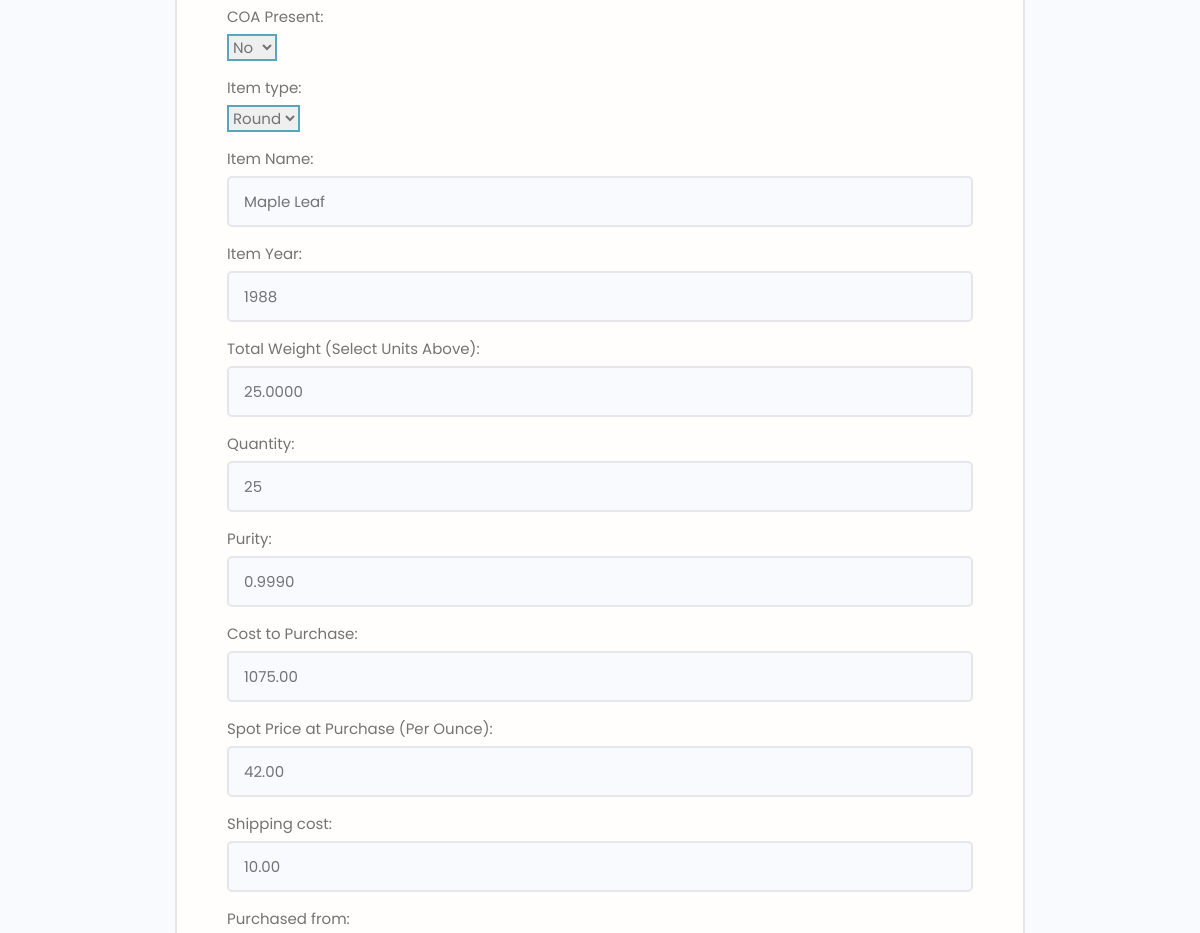
Page /edit/silver/7ef86635-24b1-40c2-83f4-199e7ce0bbde/ (signed in, middle part) on the earlier database version.
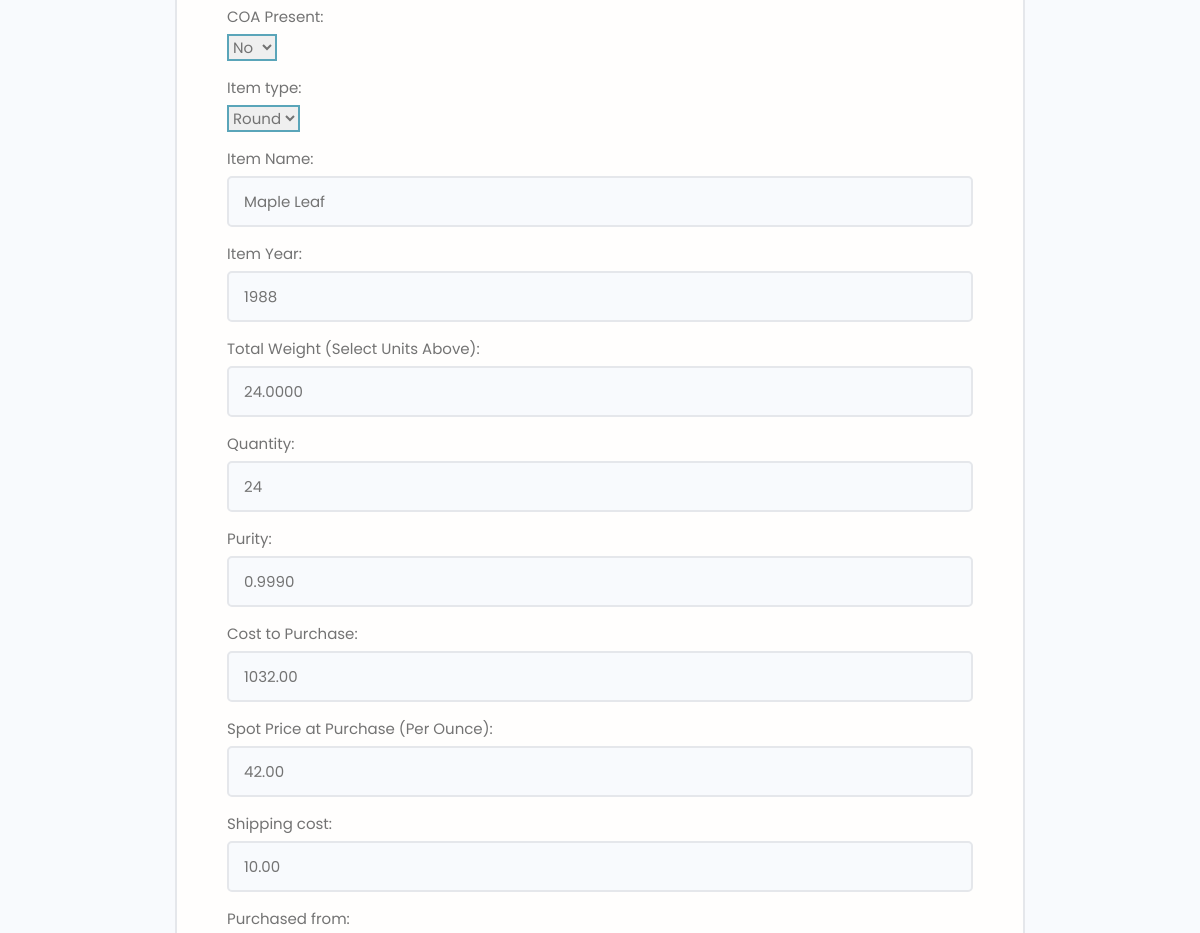
Same page on the later database version.
### tracker/models.py (models this page shows, shortened)
class Silver(models.Model):
    METAL_TYPES = (
        ('gold', 'Gold'),
        ('silver', 'Silver'),
        ('platinum', 'Platinum'),
    )
    BAR_ROUND_MISC = (
        ('bar', 'Bar'),
        ('round', 'Round'),
        ('misc', 'Misc'),
    )
    UNIT_CHOICES = [
        ('GRAMS', 'Grams'),
        ('TROY_OUNCES', 'Troy Ounces'),
    ]
    COA_PRESENT = [
        ('yes', 'Yes'),
        ('no', 'No'),
    ]
    owner = models.ForeignKey(Profile, on_delete=models.CASCADE, default=None, null=True, blank=True, unique=False)
    metal_type = models.CharField(max_length=100, choices=METAL_TYPES, default='')
    item_type = models.CharField(max_length=100, choices=BAR_ROUND_MISC, default='round')
    coa_present = models.CharField(max_length=100, choices=COA_PRESENT, default='no')
    item_year =models.PositiveIntegerField(null=True, blank=True, default=None)
    item_name = models.CharField(max_length=100)
    item_about = models.TextField(max_length=500, null=True, blank=True, default="")
    featured_image = models.ImageField(default='images/silver_avatar.jpg', null=True, blank=True)
    purity = models.DecimalField(max_digits=15, decimal_places=4, null=True, blank=True)
    quantity = models.IntegerField()
    weight_troy_oz = models.DecimalField(max_digits=30, decimal_places=4)
    weight_grams = models.DecimalField(max_digits=30, decimal_places=4, default=0.00)
    cost_to_purchase = models.DecimalField(max_digits=20, decimal_places=2)
    spot_at_purchase = models.DecimalField(max_digits=20, decimal_places=2, null=True, blank=True, default=None)
    premium = models.DecimalField(max_digits=20, decimal_places=2, null=True, blank=True, default=0.00)
    shipping_cost = models.DecimalField(max_digits=15, decimal_places=2, null=True, blank=True)
    purchased_from = models.CharField(max_length=100)
    created = models.DateTimeField(auto_now_add=True)
    cost_per_unit = models.DecimalField(max_digits=20, decimal_places=2, null=True, blank=True, default=0.00)
    total_cost_per_unit = models.DecimalField(max_digits=20, decimal_places=2, null=True, blank=True, default=0.00)
    weight_per_unit = models.DecimalField(max_digits=20, decimal_places=4, default=0.00)
    initial_weight_unit = models.CharField(max_length=50, choices=UNIT_CHOICES, default='TROY_OUNCES')
    id = models.UUIDField(default=uuid.uuid4, primary_key=True, editable=False)
    class Meta:
        verbose_name_plural = "Silver"

### tracker/views.py (the view)
# urls.py: path('edit/<str:metal_type>/<uuid:pk>/', views.editPage, name='editPage'),
@login_required(login_url='login-user')
def editPage(request, metal_type, pk):
    metal_model = None
    form_class = None
    if metal_type == 'gold':
        metal_model = None
    form_class = None
    if metal_type == 'gold':
        metal_model = Gold
        form_class = GoldForm
    elif metal_type == 'silver':
        metal_model = Silver
        form_class = SilverForm
    elif metal_type == 'platinum':
        metal_model = Platinum
        form_class = PlatinumForm
    else:
        return HttpResponseServerError("Invalid metal type provided.")
    item = get_object_or_404(metal_model, pk=pk)
    initial_weight_unit = item.initial_weight_unit if item.initial_weight_unit else None
    item_weight = item.weight_grams if item.initial_weight_unit == 'GRAMS' else item.weight_troy_oz
    if request.method == 'POST':
        form = form_class(request.POST, request.FILES, instance=item)
        if form.is_valid():
            updated_item = form.save(commit=False)
            new_metal_type = form.cleaned_data['metal_type']
            new_weight_unit = form.cleaned_data['weight_unit']
            if new_metal_type != metal_type:
                new_model = None
                if new_metal_type == 'gold':
                    new_model = Gold
                elif new_metal_type == 'silver':
                    new_model = Silver
                elif new_metal_type == 'platinum':
                    new_model = Platinum
                if new_model:
                    new_item = new_model.objects.create(
                        owner=item.owner,
                        metal_type=new_metal_type,
                        item_type=item.item_type,
                        coa_present=item.coa_present,
                        item_year=item.item_year,
                        item_name=item.item_name,
                        item_about=item.item_about,
                        featured_image=item.featured_image if item.featured_image else new_model._meta.get_field('featured_image').default,
                        purity=item.purity,
                        quantity=item.quantity,
                        weight_troy_oz=item.weight_troy_oz,
                        weight_grams=item.weight_grams,
                        cost_to_purchase=item.cost_to_purchase,
                        spot_at_purchase=item.spot_at_purchase,
                        premium=item.premium,
                        shipping_cost=item.shipping_cost,
                        purchased_from=item.purchased_from,
                        created=item.created,
                        cost_per_unit=item.cost_per_unit,
                        total_cost_per_unit=item.total_cost_per_unit,
                        weight_per_unit=item.weight_per_unit,
                        initial_weight_unit=item.initial_weight_unit,
                    )
                    item.delete()
                    updated_item = new_item
            elif new_weight_unit != initial_weight_unit:
                if new_weight_unit == 'GRAMS':
                    updated_item.initial_weight_unit = new_weight_unit
                elif new_weight_unit == 'TROY_OUNCES':
                    updated_item.initial_weight_unit = new_weight_unit
            updated_item.save()
            updated_item.update_weight()
            updated_item.calculate_cost_per_unit()
            updated_item.calculate_premium()
            updated_item.calculate_total_cost_per_unit()
            updated_item.save()
            return redirect('singleMetal', metal_type=new_metal_type, pk=updated_item.pk)
    else:
        initial_data = {
            'weight': item_weight,
            'weight_unit': initial_weight_unit,
        }
        form = form_class(instance=item, initial=initial_data)
    context = {'form': form}
    return render(request, 'tracker/metals_form.html', context)

### tracker/context_processors.py (called while the page is built)
def subheader_context(request):
    subheader_data = {}
    if request.user.is_authenticated:
        try:
            metals_data, created = MetalsData.objects.get_or_create(owner=request.user.profile)
            subheader_data['gold_price'] = metals_data.current_gold_price
            subheader_data['silver_price'] = metals_data.current_silver_price
            subheader_data['platinum_price'] = metals_data.current_platinum_price
        except MetalsData.DoesNotExist:
            subheader_data['gold_price'] = 'N/A'
            subheader_data['silver_price'] = 'N/A'
            subheader_data['platinum_price'] = 'N/A'
    return subheader_data

### tracker/templates/tracker/metals_form.html (shortened to what this page needs)
{% extends 'main.html' %}
{% block content %}
<main class="formPage my-xl">
    <div class="content-box">
        <div class="formWrapper">
            <br>
            <form class="form" action="" method="POST" enctype="multipart/form-data">
                {% for field in form %}
                <div class="form__field">
                    <label for="formInput#text">{{field.label}}: </label>
                    {{field}}
                </div>
                {% endfor %}
            </form>
        </div>
    </div>
</main>
{% endblock %}

Differences in the rows shown:
changed Silver "No": quantity "25" → "24"; cost_to_purchase "1075.00" → "1032.00"
Other differences:
form field weight: "25.0000" → "24.0000"
